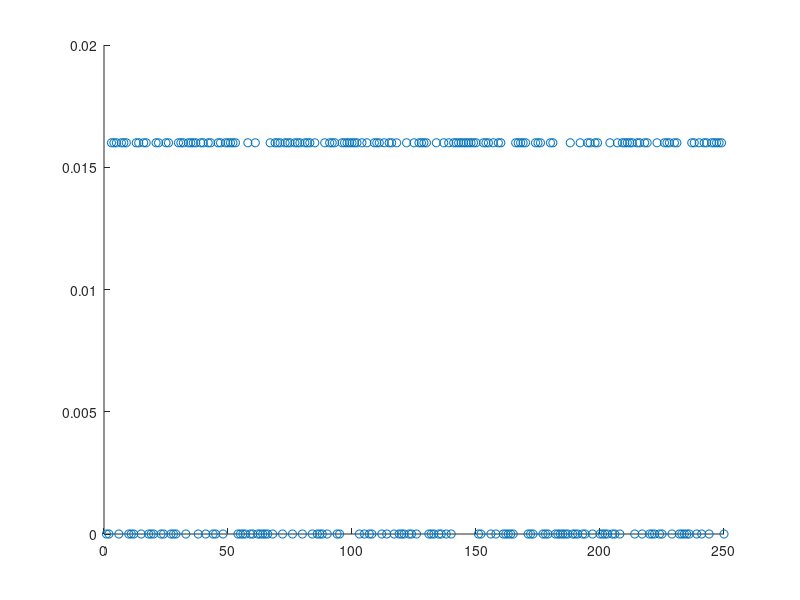

Write MATLAB code to recreate this figure.
dataTraining = [-1.0600562e-01  -8.1467034e-02  -1.0000000e+00;
   1.7792951e-01  -3.4595141e-01  -1.0000000e+00;
   1.0216153e-01   7.1825825e-01   1.0000000e+00;
   6.9407831e-01   6.2339743e-01  -1.0000000e+00;
   2.3541068e-02   7.2743221e-01   1.0000000e+00;
  -3.1972776e-01  -8.3411411e-01  -1.0000000e+00;
  -1.8674372e-01   5.3887798e-01   1.0000000e+00;
  -6.3696719e-01   1.5268485e-01   1.0000000e+00;
  -4.7446260e-01   8.5434436e-01   1.0000000e+00;
  -3.5627652e-02  -2.7158819e-01  -1.0000000e+00;
  -1.4860269e-01   1.6176177e-01  -1.0000000e+00;
  -1.8065154e-01  -1.2873906e-01  -1.0000000e+00;
  -6.0241113e-01   9.2550746e-01   1.0000000e+00;
   6.9808093e-01   7.9474170e-01  -1.0000000e+00;
   8.8150888e-01  -2.0124822e-01   1.0000000e+00;
  -9.2384936e-01   3.8662506e-01   1.0000000e+00;
  -7.6571338e-01  -1.1281293e-02   1.0000000e+00;
   1.3559198e-01   3.1705057e-02  -1.0000000e+00;
  -1.5515148e-01  -3.3141997e-01  -1.0000000e+00;
   4.8517476e-01   2.9903104e-01  -1.0000000e+00;
  -6.0290010e-01   3.3323420e-01   1.0000000e+00;
  -5.7285816e-01   8.2835226e-01   1.0000000e+00;
  -6.3539998e-01  -4.7456571e-01  -1.0000000e+00;
   9.0931654e-01  -7.8488922e-01   1.0000000e+00;
   2.5210516e-01  -8.9393713e-01   1.0000000e+00;
  -5.1763422e-01   9.6044364e-01   1.0000000e+00;
  -3.8587212e-01  -3.1786995e-01  -1.0000000e+00;
   8.2316659e-01  -1.2779654e-01   1.0000000e+00;
   8.2248638e-01  -8.7684295e-01   1.0000000e+00;
  -5.0366208e-01   9.8027386e-01   1.0000000e+00;
   5.3387369e-01   8.2123374e-01  -1.0000000e+00;
  -8.9497008e-01  -2.4011485e-01   1.0000000e+00;
   3.4287096e-01   4.7497683e-01  -1.0000000e+00;
   7.0928861e-01   5.6220681e-01  -1.0000000e+00;
  -1.0004317e+00   6.0457567e-02   1.0000000e+00;
   5.2428439e-01   7.3519522e-01  -1.0000000e+00;
  -5.6033040e-01   7.5583819e-01   1.0000000e+00;
   6.9752202e-01  -6.7198955e-01   1.0000000e+00;
   4.9042314e-01   7.8508662e-01  -1.0000000e+00;
  -3.2677396e-01   3.4337193e-01   1.0000000e+00;
  -2.9342093e-03  -4.1518173e-01  -1.0000000e+00;
  -6.3123891e-01   3.5263395e-01   1.0000000e+00;
   9.1388134e-01   5.9305320e-01  -1.0000000e+00;
   2.1828280e-01   3.9683537e-02  -1.0000000e+00;
  -6.1618517e-01  -8.8657924e-01  -1.0000000e+00;
  -5.2852914e-01   2.8690210e-02   1.0000000e+00;
  -4.0652261e-01   1.0451480e+00   1.0000000e+00;
  -2.2979506e-01   7.1425065e-02  -1.0000000e+00;
  -5.0212113e-01   8.3373782e-01   1.0000000e+00;
  -5.0808021e-01   7.9326965e-01   1.0000000e+00;
  -7.9067809e-01   1.8780315e-01   1.0000000e+00;
  -3.8251119e-01   8.2474204e-01   1.0000000e+00;
   8.2232787e-01   4.0148690e-01  -1.0000000e+00;
   9.8596447e-01  -3.2916872e-01   1.0000000e+00;
  -1.4046951e-02  -1.5238711e-01  -1.0000000e+00;
  -5.4165125e-02   9.1428474e-01   1.0000000e+00;
  -1.0724684e+00  -7.2028556e-01  -1.0000000e+00;
  -2.4298545e-01  -1.0426515e+00   1.0000000e+00;
  -3.2448585e-01  -2.8317976e-01  -1.0000000e+00;
   2.4774928e-01  -2.5565619e-01  -1.0000000e+00;
  -1.7221056e-01  -8.4939971e-01   1.0000000e+00;
  -4.1726341e-01  -3.9327101e-01  -1.0000000e+00;
  -3.4783792e-01  -5.7380853e-01  -1.0000000e+00;
  -8.5183380e-01  -7.2266417e-01  -1.0000000e+00;
  -7.2524439e-01  -3.7370735e-01  -1.0000000e+00;
   3.4532731e-01  -2.2271792e-02  -1.0000000e+00;
   7.4242107e-01   7.4085732e-01  -1.0000000e+00;
  -1.3712343e-01  -3.4725580e-01  -1.0000000e+00;
   1.0591518e-01   6.3378770e-01   1.0000000e+00;
   3.3240671e-01  -5.6552847e-01   1.0000000e+00;
  -4.1754141e-01   9.4856269e-01   1.0000000e+00;
  -4.0488945e-01  -6.1346877e-01  -1.0000000e+00;
  -7.9715796e-01   9.0701039e-01   1.0000000e+00;
   8.7592113e-01   3.6021089e-01  -1.0000000e+00;
   5.4354035e-01  -1.8109142e-01   1.0000000e+00;
   7.5379749e-02  -5.1108329e-01  -1.0000000e+00;
   5.6404879e-01   7.7190965e-01  -1.0000000e+00;
   8.1699117e-01   5.2558687e-01  -1.0000000e+00;
  -3.7661111e-01   1.0599395e-01   1.0000000e+00;
   4.3602851e-01   1.5045963e-01  -1.0000000e+00;
   3.9691855e-01  -5.4893287e-01   1.0000000e+00;
  -2.7417659e-01   6.0223846e-01   1.0000000e+00;
  -9.8918073e-01   1.5764882e-01   1.0000000e+00;
  -5.1644146e-01  -8.2457351e-01  -1.0000000e+00;
   9.8064342e-01   5.4613841e-01  -1.0000000e+00;
   7.7755709e-01  -8.9346511e-01   1.0000000e+00;
  -2.5936394e-01  -6.4448037e-01  -1.0000000e+00;
  -2.3771804e-01  -9.0677112e-01  -1.0000000e+00;
  -6.0395095e-01   8.8173896e-02   1.0000000e+00;
  -2.8011575e-01  -1.5129025e-02  -1.0000000e+00;
  -2.0373733e-01   7.9798618e-01   1.0000000e+00;
  -1.6372581e-01   4.3600528e-01   1.0000000e+00;
   7.4444529e-01   4.1089362e-01  -1.0000000e+00;
  -3.3226757e-01  -4.5875081e-01  -1.0000000e+00;
  -2.7664943e-02  -3.6080053e-01  -1.0000000e+00;
   7.0696684e-01   7.5427653e-01  -1.0000000e+00;
  -8.2301562e-01  -3.0287426e-01   1.0000000e+00;
  -9.8538078e-01  -3.8441488e-01   1.0000000e+00;
  -4.9099732e-01   7.0280304e-01   1.0000000e+00;
  -5.2247192e-01   3.0000586e-01   1.0000000e+00;
  -5.6967959e-01   1.0446241e-01   1.0000000e+00;
  -3.2370497e-01   7.2171478e-01   1.0000000e+00;
   9.1968888e-01  -3.2574194e-01   1.0000000e+00;
   8.1817666e-01   3.4900834e-01  -1.0000000e+00;
  -7.1264726e-01  -4.9117684e-01  -1.0000000e+00;
   5.3684649e-01   1.0477039e+00  -1.0000000e+00;
   4.8856574e-02   1.2522709e-01  -1.0000000e+00;
   4.0044649e-01  -1.3359043e-01  -1.0000000e+00;
   7.2957688e-01  -3.6594220e-01   1.0000000e+00;
  -8.4640286e-01   8.7034709e-01   1.0000000e+00;
   8.3074310e-01   5.8471902e-01  -1.0000000e+00;
   4.4642585e-01   2.8335762e-01  -1.0000000e+00;
   6.3503752e-01   8.5261243e-01  -1.0000000e+00;
   1.3470715e-01   8.4030406e-01   1.0000000e+00;
  -5.8076298e-01  -1.4677565e-02   1.0000000e+00;
  -4.2655272e-01   4.9157607e-01   1.0000000e+00;
  -3.0916589e-02   1.0815951e+00   1.0000000e+00;
   4.8724109e-01  -7.5002965e-01   1.0000000e+00;
  -5.0642751e-01  -9.1039293e-01  -1.0000000e+00;
   2.4941012e-01   3.8309361e-01  -1.0000000e+00;
  -4.4334283e-01  -7.6390321e-01  -1.0000000e+00;
  -1.0454160e-01  -8.8349573e-01   1.0000000e+00;
  -2.8387756e-01  -5.7173283e-01  -1.0000000e+00;
   1.0121137e+00   3.7187620e-01   1.0000000e+00;
   6.1823198e-02  -6.0798489e-01   1.0000000e+00;
   8.7139506e-02   3.6089253e-01  -1.0000000e+00;
   8.7154983e-01   4.1356362e-01  -1.0000000e+00;
  -4.2224414e-01   5.2139273e-01   1.0000000e+00;
  -5.2995701e-01   6.9943942e-01   1.0000000e+00;
   5.9019103e-01   4.4697246e-01  -1.0000000e+00;
   8.4047379e-01  -8.5034269e-01   1.0000000e+00;
   9.1856967e-02  -2.3185106e-01  -1.0000000e+00;
  -8.2210059e-02  -4.0215845e-01  -1.0000000e+00;
   9.7316077e-01   6.4157939e-01  -1.0000000e+00;
   4.3572065e-01   2.7636108e-01  -1.0000000e+00;
   5.2452847e-01  -5.4354500e-01   1.0000000e+00;
   5.5473340e-01   3.8297967e-01  -1.0000000e+00;
   9.5598815e-01  -8.0157282e-01   1.0000000e+00;
  -7.7089155e-01   4.3341968e-01   1.0000000e+00;
   8.8986401e-01  -5.3114670e-01   1.0000000e+00;
  -2.6199343e-01   6.6586981e-02   1.0000000e+00;
   6.4157196e-01  -1.8224977e-01   1.0000000e+00;
  -4.1531211e-01   7.7832594e-01   1.0000000e+00;
   4.6745673e-01   8.1829167e-01  -1.0000000e+00;
   4.7789055e-01  -2.4897772e-01   1.0000000e+00;
  -8.2623795e-01   9.4397856e-01   1.0000000e+00;
  -9.4592941e-01  -4.2810919e-01   1.0000000e+00;
   5.0662354e-01  -8.0927375e-01   1.0000000e+00;
  -5.3612852e-01   2.7239961e-02   1.0000000e+00;
   4.1017996e-01   4.3030737e-01  -1.0000000e+00;
  -2.6162250e-01  -5.8031367e-01  -1.0000000e+00;
   3.1911280e-01   2.1557907e-01  -1.0000000e+00;
   1.4756822e-01  -8.1499284e-01   1.0000000e+00;
   6.2989832e-01   6.9969730e-01  -1.0000000e+00;
  -9.5407922e-01   9.2649187e-01   1.0000000e+00;
  -2.4492709e-01   1.8247041e-02  -1.0000000e+00;
   5.8108886e-01   3.1610360e-01  -1.0000000e+00;
   4.1018695e-02  -4.5715509e-01  -1.0000000e+00;
   5.8396336e-01   6.8267605e-01  -1.0000000e+00;
  -4.8730486e-01   8.6463229e-01   1.0000000e+00;
   8.2589939e-01  -4.9791886e-02   1.0000000e+00;
   5.2174069e-01  -8.8946540e-01   1.0000000e+00;
   8.3882489e-01  -8.2646301e-01   1.0000000e+00;
  -6.2960544e-01  -1.4889383e-01  -1.0000000e+00;
   8.5244440e-01  -1.0574672e+00   1.0000000e+00;
   3.8323766e-01   6.7882270e-01  -1.0000000e+00;
  -5.6987331e-02   6.0584030e-01   1.0000000e+00;
   3.0412897e-01  -1.0666795e+00   1.0000000e+00;
  -8.6141937e-01  -2.2624830e-01   1.0000000e+00;
  -8.6320225e-01   2.0290163e-01   1.0000000e+00;
   5.5946340e-01   1.5353255e-01  -1.0000000e+00;
  -4.1758769e-01  -3.2695057e-01  -1.0000000e+00;
   1.2212703e-01  -2.4896540e-01  -1.0000000e+00;
   7.4665959e-01   5.5546242e-01  -1.0000000e+00;
   2.0615224e-01   5.7418978e-01   1.0000000e+00;
  -8.9098492e-01   4.9858238e-01   1.0000000e+00;
  -6.8592982e-01  -4.6911031e-01  -1.0000000e+00;
  -1.9780710e-01  -1.3615995e-01  -1.0000000e+00;
   6.1697403e-01   1.2927644e-01  -1.0000000e+00;
  -7.9341609e-01   3.6140632e-01   1.0000000e+00;
  -1.0101707e+00   7.8496772e-02   1.0000000e+00;
  -8.6176046e-01  -5.7865892e-01  -1.0000000e+00;
  -1.9720509e-01   2.7524501e-01  -1.0000000e+00;
   5.7561847e-01   9.3704466e-01   1.0000000e+00;
  -6.1354207e-01  -9.4116391e-01  -1.0000000e+00;
  -5.5181353e-01  -2.6804314e-01  -1.0000000e+00;
   1.6003740e-01  -3.4197787e-01  -1.0000000e+00;
  -3.9716418e-01   6.5651695e-01   1.0000000e+00;
  -5.7886995e-01  -8.7340266e-01  -1.0000000e+00;
   8.3179248e-01  -8.5337474e-02   1.0000000e+00;
  -2.9893087e-01  -4.2892168e-01  -1.0000000e+00;
  -1.4926315e-01   6.5394038e-01   1.0000000e+00;
  -7.4495752e-01  -7.1933493e-01  -1.0000000e+00;
   1.5562362e-01   9.2067567e-01   1.0000000e+00;
   5.2893831e-01   9.1665351e-01  -1.0000000e+00;
   8.2824454e-02  -6.2795455e-01   1.0000000e+00;
  -9.3987636e-01  -6.6272682e-01  -1.0000000e+00;
   7.1418089e-01  -2.5977397e-01   1.0000000e+00;
  -1.1125764e-02  -8.4275573e-01   1.0000000e+00;
   5.4275886e-01   1.1839569e-01  -1.0000000e+00;
   7.3410595e-01  -8.9072193e-01   1.0000000e+00;
   3.7896208e-01  -1.1608314e-01  -1.0000000e+00;
  -1.6656364e-01  -4.1054076e-01  -1.0000000e+00;
  -7.8201587e-01   3.7672979e-01   1.0000000e+00;
   2.7177275e-01   8.1096707e-01   1.0000000e+00;
  -8.6780139e-01  -6.7610958e-01  -1.0000000e+00;
  -1.8120946e-01   6.8091241e-01   1.0000000e+00;
  -4.4472888e-02   4.4147201e-04  -1.0000000e+00;
   4.2931482e-01   8.2890920e-01  -1.0000000e+00;
  -8.3797535e-01  -7.6967158e-02   1.0000000e+00;
   6.9977931e-01  -2.0817600e-01   1.0000000e+00;
   7.7403264e-01   5.1157000e-01  -1.0000000e+00;
  -6.8813838e-01   7.9310664e-01   1.0000000e+00;
  -4.2531784e-01  -8.5040532e-01  -1.0000000e+00;
   4.4357173e-01  -2.4214875e-01   1.0000000e+00;
  -2.1860655e-03   6.9743662e-01   1.0000000e+00;
   3.2546528e-01  -1.8578580e-01  -1.0000000e+00;
   2.7126831e-01  -8.5202415e-01   1.0000000e+00;
   2.0834261e-01  -8.2931143e-01   1.0000000e+00;
  -3.3803178e-01  -8.9404250e-01  -1.0000000e+00;
  -2.4260246e-02  -5.5091178e-01  -1.0000000e+00;
   2.5541631e-01  -2.8836090e-01  -1.0000000e+00;
  -7.1661879e-01   4.1985982e-04   1.0000000e+00;
   1.3171741e-01  -4.5983099e-01  -1.0000000e+00;
   3.4455847e-01  -1.2877727e-01  -1.0000000e+00;
   8.2438408e-02  -9.7262595e-01   1.0000000e+00;
   5.3327355e-01   2.9512885e-01  -1.0000000e+00;
  -3.3881875e-01   9.1995587e-01   1.0000000e+00;
   5.5124163e-01  -8.4634282e-01   1.0000000e+00;
  -4.1056066e-01   5.1225154e-01   1.0000000e+00;
   4.6292501e-01  -7.3563881e-01   1.0000000e+00;
   5.7568892e-01  -5.8952332e-01   1.0000000e+00;
  -6.3209364e-01  -9.8042189e-01  -1.0000000e+00;
  -1.6764181e-01  -5.2920071e-01  -1.0000000e+00;
   7.2036792e-01  -1.0400766e+00   1.0000000e+00;
   7.5002909e-01  -5.3809352e-01   1.0000000e+00;
   2.5173000e-01  -9.6077128e-01   1.0000000e+00;
  -7.2459762e-01   7.4403736e-02   1.0000000e+00;
  -7.2042750e-01  -5.5720908e-01  -1.0000000e+00;
  -9.5384434e-01   4.7741916e-01   1.0000000e+00;
   7.1149028e-01  -9.9011601e-01   1.0000000e+00;
   2.9083625e-01  -4.4320360e-01   1.0000000e+00;
   3.1974619e-01  -4.0070957e-01   1.0000000e+00;
   2.3353842e-01   6.3672589e-01   1.0000000e+00;
  -1.9596922e-01  -9.9010507e-01   1.0000000e+00;
  -4.3776733e-01   1.1653144e-02   1.0000000e+00;
  -3.5482986e-01   8.1982000e-01   1.0000000e+00;
   3.4704463e-01  -5.4508368e-01   1.0000000e+00;
   8.3637625e-01   3.4383080e-01  -1.0000000e+00;
  -7.1385080e-01  -6.4057506e-01  -1.0000000e+00];
%%%%%%%%%%%%%%%%%%%%%%%%%%%%%%%%%%%%%%%%%%%%%%%%%%%%%%%%%%%%%%%%%%%%%%%%%%%%%%%%%%%%%%%%%%%%%%%%%%%%%%%%%%%%%%%%%%%%%%%%%%%%%%
%%%%%%%%%%%%%%%%%%%%%%%%%%%%%%%%%%%%%%%%%%%%%%%%%%%%%%%%%%%%%%%%%%%%%%%%%%%%%%%%%%%%%%%%%%%%%%%%%%%%%%%%%%%%%%%%%%%%%%%%%%%%%%
X1 = dataTraining(:,1);
X2 = dataTraining(:,2);
Y =  dataTraining(:,3);
X1_2 = transpose(sign([1:1:250]));
X2_2 = transpose(sign([1:1:250]));
X12 = transpose(sign([1:1:250]));
for i = 1:250
    X1_2(i) = X1(i)*X1(i);
    X2_2(i) = X2(i)*X2(i);
    X12(i) = X1(i)*X2(i);
end
absoluteX1X2 = abs(X1-X2);
absoluteX1_X2 = abs(X1+X2);
ones = sign([1:1:250]);
sample = [ones;transpose(X1);transpose(X2);transpose(X1_2);transpose(X2_2);transpose(X12);transpose(absoluteX1X2);transpose(absoluteX1_X2)];
check = transpose(sample)*sample\transpose(sample);
weights = transpose(check)*Y;
%%%%%%%%%%%%%%%%%%%%%%%%%%%%%%%%%%%%%%%%%%%%%%%%%%%%%%%%%%%%%%%%%%%%%%%%%%%%%%%%%%%%%%%%%%%%%%%%%%%%%%%%%%%%%%%%%%%%%%%%%%%%%%%%%%%%%%%%%%%%
%%%%%%%%%%%%%%%%%%%%%%%%%%%%%%%%%%%%%%%%%%%%%%%%%%%%%%%%%%%%%%%%%%%%%%%%%%%%%%%%%%%%%%%%%%%%%%%%%%%%%%%%%%%%%%%%%%%%%%%%%%%%%%%%%%%%%%%%%%%%
E_in = 0;
E_check = sign([1:1:250]);
predictions = sign(transpose(weights)*sample);
for i = 1:250
    tata = sign(transpose(weights)*sample(:,i));
    E_IN = ((Y(i) - tata)^2)/250;
    E_check(i) = E_IN;
    E_in = E_in + E_IN;
    
end

E_in
scatter(transpose([1:1:250]),transpose(E_check))